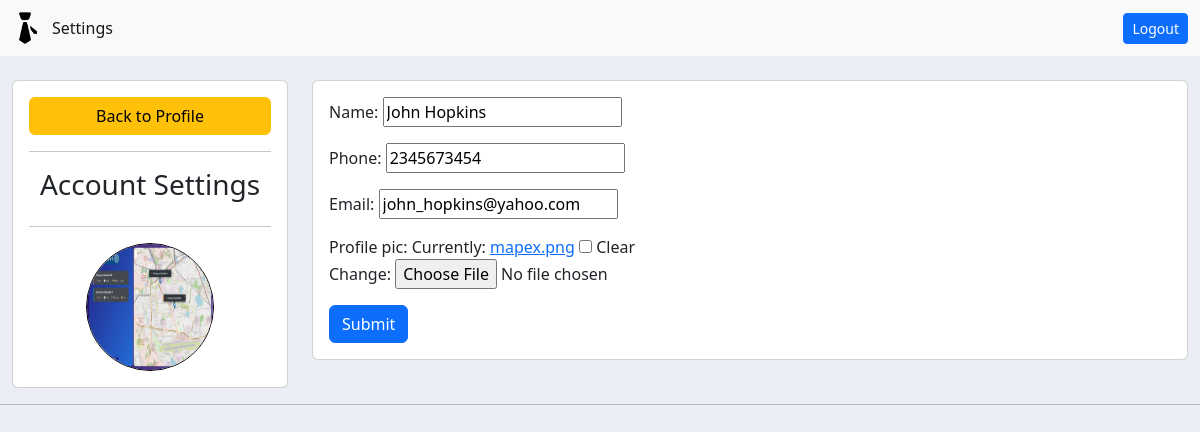
Page /account/ (signed in) on the committed database.
### accounts/models.py (models this page shows, shortened)
class Customer(models.Model):
  user = models.OneToOneField(User, null=True, blank=True, on_delete=models.CASCADE)
  name = models.CharField(max_length = 200, null=True)
  phone = models.CharField(max_length = 200, null=True)
  email = models.CharField(max_length = 200, null=True)
  profile_pic = models.ImageField(default="logo.png", null=True, blank=True)
  date_created = models.DateTimeField(auto_now_add=True, null=True)

### accounts/decorators.py (the view)
    def wrapper_func(request, *args, **kwargs):
      group = None
      if(request.user.groups.exists()):
        group = request.user.groups.all()[0].name
      if(group in allowed_roles):
        return view_func(request,*args,**kwargs)
      else:
        return HttpResponse('You are not authorized to view this page')

### accounts/forms.py
class CustomerForm(ModelForm):
  class Meta:
    model = Customer
    fields = '__all__'
    exclude = ['user']

### accounts/views.py (called while the page is built, shortened)
@login_required(login_url = 'login')
@allowed_users(allowed_roles = ['customers'])
def account_settings(request):
  customer = request.user.customer
  form = CustomerForm(instance=customer)
  context = {
    "form": form,
  }
  return render(request, 'accounts/account-settings.html', context = context)

### accounts/templates/accounts/account-settings.html (shortened to what this page needs)
{% extends "accounts/main.html" %}
{% load static %}
{% block content %}
<div class="row">
  <div class="col-md-3">
    <div class="card card-body">
      <a class="btn btn-warning" href="{% url 'home' %}">Back to Profile</a>
      <hr>
      <h3 class="text-center">Account Settings</h3>
      <hr>
      <img class="profile-pic" src="{{ request.user.customer.profile_pic.url }}">
    </div>
  </div>
  <div class="col-md-9">
    <div class="card card-body">
      <form method="POST" action="" enctype="multipart/form-data">
        {{ form.as_p }}
        <input class="btn btn-primary" type="submit" name="Update Information">
      </form>
    </div>
  </div>
</div>
{% endblock %}

### static/css/main.css (style rules this page uses)
body { background-color: #ebeff5; }

### accounts/templates/accounts/account-settings.html (style rules this page uses)
.profile-pic { width: 8rem; height: 8rem; margin: 0 auto; border: 1px solid black; border-radius: 50%; }

### rows in the picture
Customer: name "John Hopkins", phone "2345673454", email "john_hopkins@yahoo.com"
